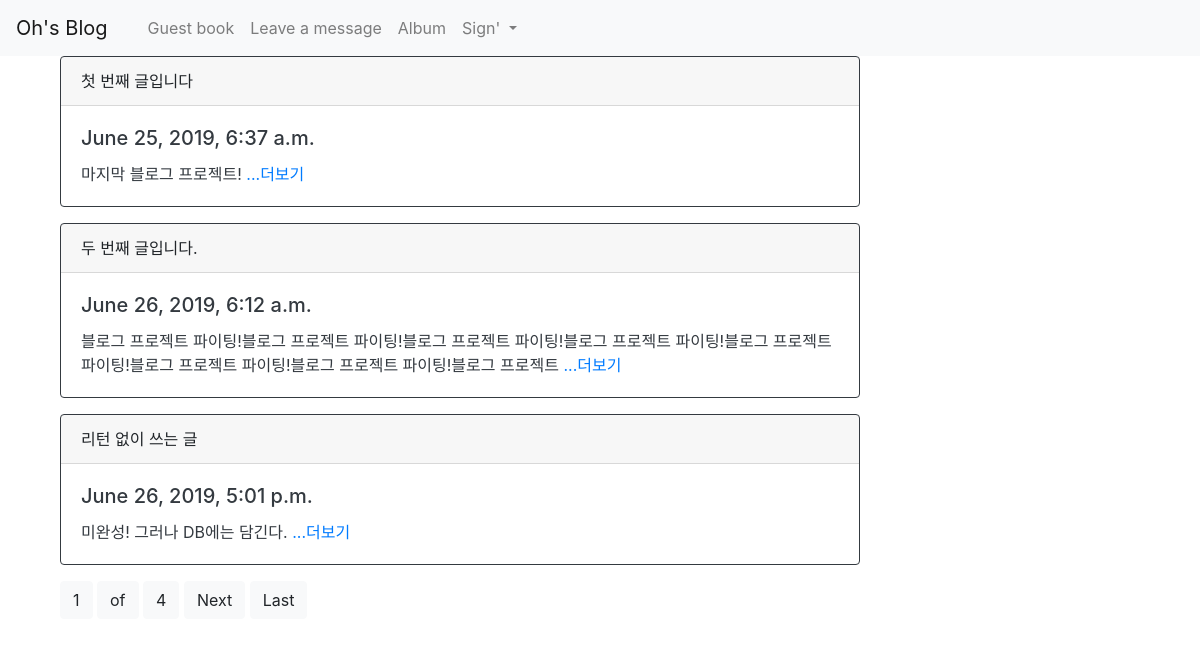
The page / on the database its author committed.
### hello/models.py (models this page shows, shortened)
class Blog(models.Model):
    title = models.CharField(max_length=200)
    pub_date = models.DateTimeField('date published')
    body = models.TextField()
    def summary(self):
        return self.body[:100]

### hello/views.py (the view)
# urls.py: 2. Add a URL to urlpatterns:  path('', views.home, name='home')
def home(request):
    blogs = Blog.objects.all()
    paginator = Paginator(blogs, 3)
    page = request.GET.get('page')
    posts = paginator.get_page(page)
    return render(request, 'home.html', {'blogs':blogs, 'posts':posts})

### hello/templates/home.html (shortened to what this page needs)
{% extends 'base.html' %}
{% block contents %}
<div class = "container">
{% for blog in posts %}
<div class="card border-dark mb-3" style="max-width: 50rem;">
  <div class="card-header">{{blog.title}}
</div>
  <div class="card-body text-dark">
    <h5 class="card-title">{{blog.pub_date}}</h5>
    <p class="card-text">{{blog.summary}}<a href = "{% url 'detail' blog.id %}"> ...더보기</a></p>
  </div>
</div>
{% endfor %}
</div>
<div class = "container">
<span><button type="button" class="btn btn-light">{{posts.number}}</button></span>
<span><button type="button" class="btn btn-light">of</button></span>
<span><button type="button" class="btn btn-light">{{posts.paginator.num_pages}}</button></span>
{% if posts.has_next %}
<a href = "?page={{posts.next_page_number}}"><button type="button" class="btn btn-light">Next</button></a>
<a href = "?page={{posts.paginator.num_pages}}"><button type="button" class="btn btn-light">Last</button></a>
{% endif %}
</div>
{% endblock %}

### firstproject/templates/base.html (shortened to what this page needs)
<head>
<link rel="stylesheet" href="https://stackpath.bootstrapcdn.com/bootstrap/4.3.1/css/bootstrap.min.css">
</head>
<body>
<nav class="navbar navbar-expand-lg navbar-light bg-light">
  <a class="navbar-brand" href="{% url 'home' %}">Oh's Blog</a>
  <div class="collapse navbar-collapse" id="navbarSupportedContent">
    <ul class="navbar-nav mr-auto">
      <li class="nav-item active">
        <a class="nav-link" href="#"> <span class="sr-only">(current)</span></a>
      </li>
      <li class="nav-item">
        <a class="nav-link" href="{% url 'bookings' %}">Guest book</a>
      </li>
      <li class="nav-item">
        <a class="nav-link" href="{% url 'guestbookpost' %}">Leave a message</a>
      </li>
      <li class="nav-item">
        <a class="nav-link" href="{% url 'portfolio' %}">Album</a>
      </li>
      <li class="nav-item dropdown">
        <a class="nav-link dropdown-toggle" href="#" id="navbarDropdown" role="button" data-toggle="dropdown" aria-haspopup="true" aria-expanded="false">
          Sign'
        </a>
      </li>
    </ul>
  </div>
</nav>
<main role = "main" class = "container">
{% block contents %}
{% endblock %}
</main>
</body>

### rows shown on the page
Blog: title "첫 번째 글입니다", pub_date "June 25, 2019, 6:37 a.m.", summary "마지막 블로그 프로젝트!"
Blog: title "두 번째 글입니다.", pub_date "June 26, 2019, 6:12 a.m.", summary "블로그 프로젝트 파이팅!블로그 프로젝트 파이팅!블로그 프로젝트 파이팅!블로그 프로젝트 파이팅!블로그 프로젝트 파이팅!블로그 프로젝트 파이팅!블로그 프로젝트 파이팅!블로그 프로젝트"
Blog: title "리턴 없이 쓰는 글", pub_date "June 26, 2019, 5:01 p.m.", summary "미완성! 그러나 DB에는 담긴다."

### other values the page prints
{{ posts.number }} "1"
{{ posts.paginator.num_pages }} "4"
